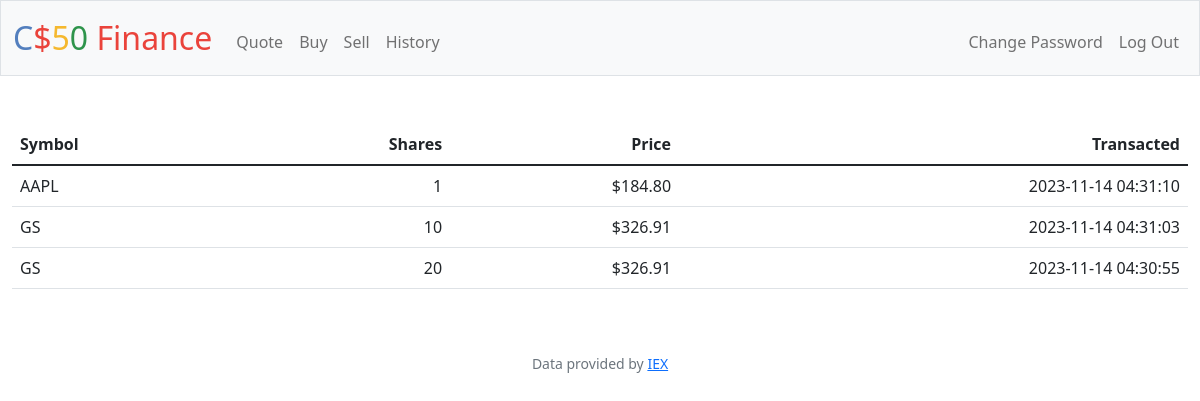
The app's page /history (signed in) with its own data.
### tables this page shows
CREATE TABLE history (
    user_id INTEGER, 
    symbol TEXT NOT NULL,
    shares INTEGER NOT NULL,
    price TEXT NOT NULL,
    transacted DATETIME DEFAULT CURRENT_TIMESTAMP,
    FOREIGN KEY (user_id) REFERENCES users(id)
);

### app.py (the view)
@app.route("/history")
@login_required
def history():
    transactions = db.execute(
        "SELECT symbol, shares, price, transacted FROM history WHERE user_id = ? ORDER BY transacted DESC",
        session["user_id"],
    )
    for record in transactions:
        record["price"] = float(record["price"])
    return render_template("history.html", history=transactions)

### app.py (called while the page is built)
@app.after_request
def after_request(response):
    response.headers["Cache-Control"] = "no-cache, no-store, must-revalidate"
    response.headers["Expires"] = 0
    response.headers["Pragma"] = "no-cache"
    return response

### helpers.py (called while the page is built)
def login_required(f):
    @wraps(f)
    def decorated_function(*args, **kwargs):
        if session.get("user_id") is None:
            return redirect("/login")
        return f(*args, **kwargs)
    return decorated_function

def usd(value):
    return f"${value:,.2f}"

### templates/history.html (shortened to what this page needs)
{% extends "layout.html" %}
{% block main %}
<table class="table">
    <thead>
        <tr>
            <th class="text-start">Symbol</th>
            <th class="text-end">Shares</th>
            <th class="text-end">Price</th>
            <th class="text-end">Transacted</th>
        </tr>
    </thead>
    <tbody>
        {% for record in history %}
            <tr>
                <td class="text-start">{{ record.symbol }}</td>
                <td class="text-end">{{ record.shares }}</td>
                <td class="text-end">{{ record.price | usd }}</td>
                <td class="text-end">{{ record.transacted }}</td>
            </tr>
        {% endfor %}
    </tbody>
</table>
{% endblock %}

### records on screen
history: symbol "AAPL", shares "1", price "$184.80", transacted "2023-11-14 04:31:10"
history: symbol "GS", shares "10", price "$326.91", transacted "2023-11-14 04:31:03"
history: symbol "GS", shares "20", price "$326.91", transacted "2023-11-14 04:30:55"
